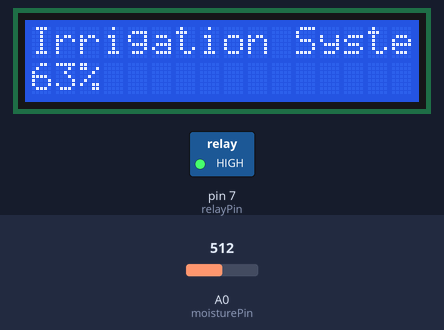
Simulated run of this sketch. Board: Arduino Uno, built with avr-gcc and run on an emulated ATmega328P. Parts: 16×2 character LCD, switched loads named in the sketch (green lamp = pin HIGH). The inputs (shaded band) are chosen by the test bench; at power-on: A0 (moisturePin) = 512.

Above: at 1.2 s.
1.3 s: A0 (moisturePin) set to 474
At 3.4 s:
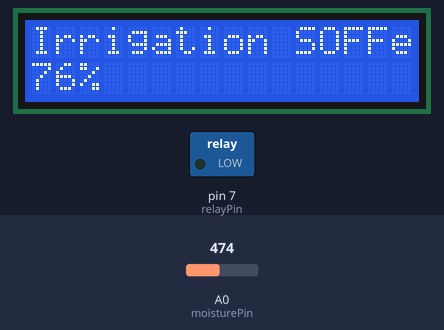
4.0 s: A0 (moisturePin) set to 604
At 5.0 s:
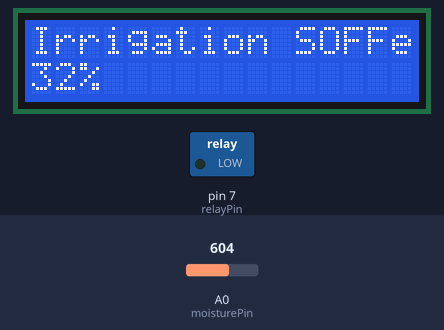
6.7 s: A0 (moisturePin) set to 623
At 9.2 s:
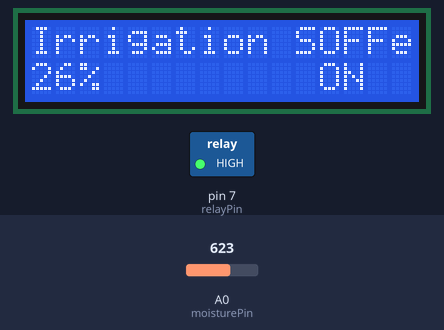
9.5 s: A0 (moisturePin) set to 390
At 11.0 s:
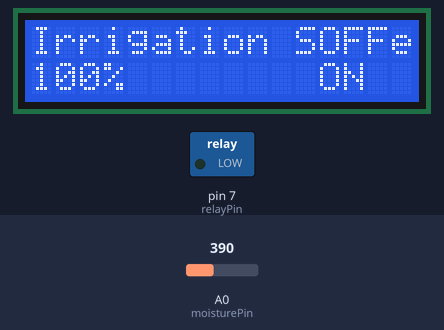
Timing chart, 0 to 12.5 s (numbered marks = the images above; inputs shaded):
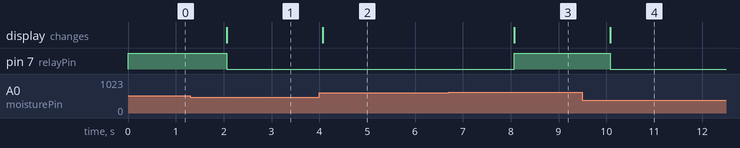

The sketch:

sketch.ino
```cpp
#include <LiquidCrystal.h>

const int rs = 12, en = 11, d4 = 5, d5 = 4, d6 = 3, d7 = 2;
LiquidCrystal lcd(rs, en, d4, d5, d6, d7);

const int moisturePin = A0;
const int relayPin = 7;
const int dryThreshold = 400;
const int wetThreshold = 700;

void setup (){
    pinMode(relayPin, OUTPUT);
    pinMode(moisturePin, INPUT);
    digitalWrite(relayPin, HIGH);
    lcd.begin(16, 2);
    lcd.setCursor(0, 0);
    lcd.print("Irrigation System");
}

void loop(){
    int moistureValue = analogRead(moisturePin);
    int humidityPercent = map(moistureValue, dryThreshold, wetThreshold, 100, 0);
    humidityPercent = constrain(humidityPercent, 0, 100);
    lcd.setCursor(0, 1);
    lcd.print(humidityPercent);
    lcd.print("%       ");

    if (humidityPercent < 30){
        lcd.setCursor(12, 1);
        lcd.print("ON");
        digitalWrite(relayPin, HIGH);
    }else if (humidityPercent > 70){
        lcd.setCursor(12, 0);
        lcd.print("OFF");
        digitalWrite(relayPin, LOW);
    }
    delay(2000);
}
```

Measured:
- the behaviour switches between 490 and 489 on A0 (moisturePin) (found by bisection; images 0 and 1)
- the behaviour switches between 612 and 613 on A0 (moisturePin) (found by bisection; images 2 and 3)
- after the input at 1.3 s, pin 7 (relayPin): HIGH → LOW after 0.77 s; the display: changes after 0.77 s (image 1)
- after the input at 4.0 s, the display: changes after 0.07 s (image 2)
- after the input at 6.7 s, pin 7 (relayPin): LOW → HIGH after 1.4 s; the display: changes after 1.4 s (image 3)
- after the input at 9.5 s, pin 7 (relayPin): HIGH → LOW after 0.58 s; the display: changes after 0.58 s (image 4)
